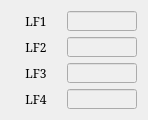
   <widget class="QWidget" name="gridLayoutWidget_10">
    <property name="geometry">
     <rect>
      <x>160</x>
      <y>390</y>
      <width>128</width>
      <height>100</height>
     </rect>
    </property>
    <layout class="QGridLayout" name="gridLayout_10">
     <item row="1" column="1">
      <widget class="QLineEdit" name="LE_JOINT_LF2">
       <property name="enabled">
        <bool>false</bool>
       </property>
       <property name="sizePolicy">
        <sizepolicy hsizetype="Fixed" vsizetype="Fixed">
         <horstretch>0</horstretch>
         <verstretch>0</verstretch>
        </sizepolicy>
       </property>
       <property name="minimumSize">
        <size>
         <width>70</width>
         <height>20</height>
        </size>
       </property>
       <property name="maximumSize">
        <size>
         <width>70</width>
         <height>20</height>
        </size>
       </property>
       <property name="font">
        <font>
         <family>Serif</family>
         <pointsize>9</pointsize>
        </font>
       </property>
       <property name="alignment">
        <set>Qt::AlignRight|Qt::AlignTrailing|Qt::AlignVCenter</set>
       </property>
       <property name="readOnly">
        <bool>true</bool>
       </property>
      </widget>
     </item>
     <item row="0" column="1">
      <widget class="QLineEdit" name="LE_JOINT_LF1">
       <property name="enabled">
        <bool>false</bool>
       </property>
       <property name="sizePolicy">
        <sizepolicy hsizetype="Fixed" vsizetype="Fixed">
         <horstretch>0</horstretch>
         <verstretch>0</verstretch>
        </sizepolicy>
       </property>
       <property name="minimumSize">
        <size>
         <width>70</width>
         <height>20</height>
        </size>
       </property>
       <property name="maximumSize">
        <size>
         <width>70</width>
         <height>20</height>
        </size>
       </property>
       <property name="font">
        <font>
         <family>Serif</family>
         <pointsize>9</pointsize>
        </font>
       </property>
       <property name="alignment">
        <set>Qt::AlignRight|Qt::AlignTrailing|Qt::AlignVCenter</set>
       </property>
       <property name="readOnly">
        <bool>true</bool>
       </property>
      </widget>
     </item>
     <item row="1" column="0">
      <widget class="QLabel" name="label_41">
       <property name="sizePolicy">
        <sizepolicy hsizetype="Fixed" vsizetype="Fixed">
         <horstretch>0</horstretch>
         <verstretch>0</verstretch>
        </sizepolicy>
       </property>
       <property name="minimumSize">
        <size>
         <width>50</width>
         <height>20</height>
        </size>
       </property>
       <property name="maximumSize">
        <size>
         <width>50</width>
         <height>20</height>
        </size>
       </property>
       <property name="font">
        <font>
         <family>Serif</family>
         <pointsize>9</pointsize>
        </font>
       </property>
       <property name="text">
        <string>LF2</string>
       </property>
       <property name="alignment">
        <set>Qt::AlignCenter</set>
       </property>
      </widget>
     </item>
     <item row="0" column="0">
      <widget class="QLabel" name="label_42">
       <property name="sizePolicy">
        <sizepolicy hsizetype="Fixed" vsizetype="Fixed">
         <horstretch>0</horstretch>
         <verstretch>0</verstretch>
        </sizepolicy>
       </property>
       <property name="minimumSize">
        <size>
         <width>50</width>
         <height>20</height>
        </size>
       </property>
       <property name="maximumSize">
        <size>
         <width>50</width>
         <height>20</height>
        </size>
       </property>
       <property name="font">
        <font>
         <family>Serif</family>
         <pointsize>9</pointsize>
        </font>
       </property>
       <property name="text">
        <string>LF1</string>
       </property>
       <property name="alignment">
        <set>Qt::AlignCenter</set>
       </property>
      </widget>
     </item>
     <item row="2" column="1">
      <widget class="QLineEdit" name="LE_JOINT_LF3">
       <property name="enabled">
        <bool>false</bool>
       </property>
       <property name="sizePolicy">
        <sizepolicy hsizetype="Fixed" vsizetype="Fixed">
         <horstretch>0</horstretch>
         <verstretch>0</verstretch>
        </sizepolicy>
       </property>
       <property name="minimumSize">
        <size>
         <width>70</width>
         <height>20</height>
        </size>
       </property>
       <property name="maximumSize">
        <size>
         <width>70</width>
         <height>20</height>
        </size>
       </property>
       <property name="font">
        <font>
         <family>Serif</family>
         <pointsize>9</pointsize>
        </font>
       </property>
       <property name="alignment">
        <set>Qt::AlignRight|Qt::AlignTrailing|Qt::AlignVCenter</set>
       </property>
       <property name="readOnly">
        <bool>true</bool>
       </property>
      </widget>
     </item>
     <item row="2" column="0">
      <widget class="QLabel" name="label_43">
       <property name="sizePolicy">
        <sizepolicy hsizetype="Fixed" vsizetype="Fixed">
         <horstretch>0</horstretch>
         <verstretch>0</verstretch>
        </sizepolicy>
       </property>
       <property name="minimumSize">
        <size>
         <width>50</width>
         <height>20</height>
        </size>
       </property>
       <property name="maximumSize">
        <size>
         <width>50</width>
         <height>20</height>
        </size>
       </property>
       <property name="font">
        <font>
         <family>Serif</family>
         <pointsize>9</pointsize>
        </font>
       </property>
       <property name="text">
        <string>LF3</string>
       </property>
       <property name="alignment">
        <set>Qt::AlignCenter</set>
       </property>
      </widget>
     </item>
     <item row="3" column="0">
      <widget class="QLabel" name="label_44">
       <property name="sizePolicy">
        <sizepolicy hsizetype="Fixed" vsizetype="Fixed">
         <horstretch>0</horstretch>
         <verstretch>0</verstretch>
        </sizepolicy>
       </property>
       <property name="minimumSize">
        <size>
         <width>50</width>
         <height>20</height>
        </size>
       </property>
       <property name="maximumSize">
        <size>
         <width>50</width>
         <height>20</height>
        </size>
       </property>
       <property name="font">
        <font>
         <family>Serif</family>
         <pointsize>9</pointsize>
        </font>
       </property>
       <property name="text">
        <string>LF4</string>
       </property>
       <property name="alignment">
        <set>Qt::AlignCenter</set>
       </property>
      </widget>
     </item>
     <item row="3" column="1">
      <widget class="QLineEdit" name="LE_JOINT_LF4">
       <property name="enabled">
        <bool>false</bool>
       </property>
       <property name="sizePolicy">
        <sizepolicy hsizetype="Fixed" vsizetype="Fixed">
         <horstretch>0</horstretch>
         <verstretch>0</verstretch>
        </sizepolicy>
       </property>
       <property name="minimumSize">
        <size>
         <width>70</width>
         <height>20</height>
        </size>
       </property>
       <property name="maximumSize">
        <size>
         <width>70</width>
         <height>20</height>
        </size>
       </property>
       <property name="font">
        <font>
         <family>Serif</family>
         <pointsize>9</pointsize>
        </font>
       </property>
       <property name="alignment">
        <set>Qt::AlignRight|Qt::AlignTrailing|Qt::AlignVCenter</set>
       </property>
       <property name="readOnly">
        <bool>true</bool>
       </property>
      </widget>
     </item>
    </layout>
   </widget>
